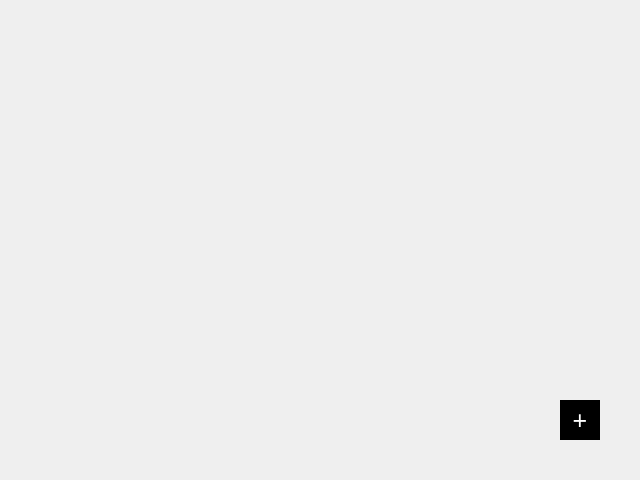
<?xml version="1.0" encoding="UTF-8"?>
<ui version="4.0">
 <class>Form</class>
 <widget class="QWidget" name="Form">
  <property name="geometry">
   <rect>
    <x>0</x>
    <y>0</y>
    <width>640</width>
    <height>480</height>
   </rect>
  </property>
  <property name="windowTitle">
   <string>Form</string>
  </property>
  <property name="styleSheet">
   <string notr="true">border-radius: 100px;</string>
  </property>
  <widget class="QPushButton" name="pushButton">
   <property name="geometry">
    <rect>
     <x>560</x>
     <y>400</y>
     <width>40</width>
     <height>40</height>
    </rect>
   </property>
   <property name="sizePolicy">
    <sizepolicy hsizetype="Fixed" vsizetype="Fixed">
     <horstretch>0</horstretch>
     <verstretch>0</verstretch>
    </sizepolicy>
   </property>
   <property name="minimumSize">
    <size>
     <width>30</width>
     <height>30</height>
    </size>
   </property>
   <property name="maximumSize">
    <size>
     <width>40</width>
     <height>40</height>
    </size>
   </property>
   <property name="cursor">
    <cursorShape>PointingHandCursor</cursorShape>
   </property>
   <property name="styleSheet">
    <string notr="true">background-color: rgb(0, 0, 0);
color: rgb(255, 255, 255);
font-size: 25px;
border-radius: 25px;</string>
   </property>
   <property name="text">
    <string>+</string>
   </property>
  </widget>
 </widget>
 <resources/>
 <connections/>
</ui>
